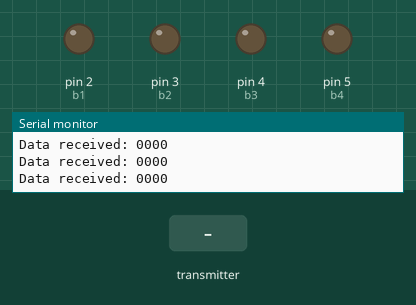
The sketch below on a simulated Arduino Uno, built with avr-gcc and run on an emulated ATmega328P. Parts: output pins drawn as LEDs (lit = HIGH), the last lines printed to the serial monitor. Inputs (shaded band) come from the test bench. No radio packets arrive unless stated.

Above: at 1.2 s.
1.3 s: the transmitter starts sending button1 = 1
At 2.5 s:
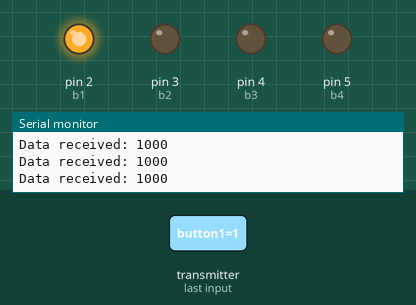
2.8 s: the transmitter starts sending button2 = 1
At 4.0 s:
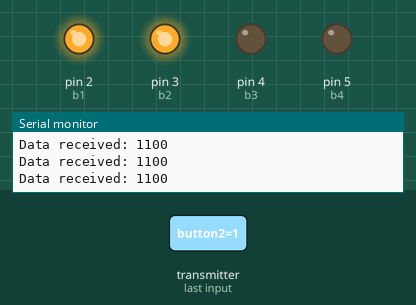
4.3 s: the transmitter starts sending button3 = 1
At 5.4 s:
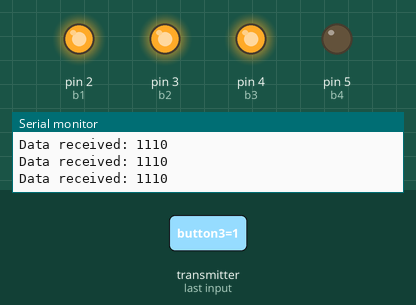
5.8 s: the transmitter starts sending button4 = 1
At 7.0 s:
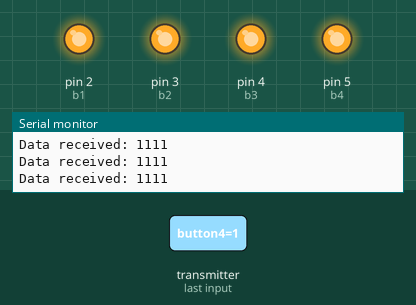
7.3 s: the transmitter starts sending button1 = 0
At 8.5 s:
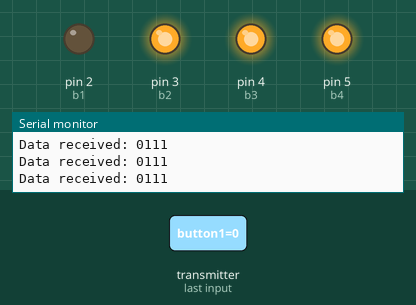
8.8 s: the transmitter starts sending button2 = 0
At 10.0 s:
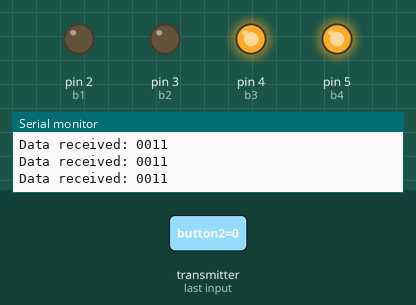
Timing chart, 0 to 11.3 s (numbered marks = the images above; inputs shaded):
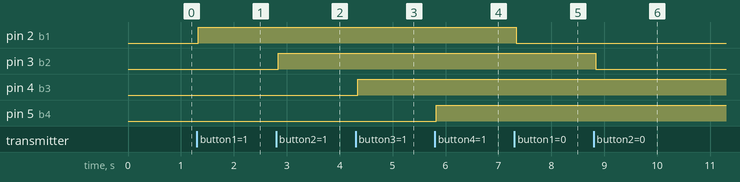

Measured:
- after the input at 1.3 s, pin 2 (b1): LOW → HIGH at once
- after the input at 2.8 s, pin 3 (b2): LOW → HIGH at once
- after the input at 4.3 s, pin 4 (b3): LOW → HIGH at once
- after the input at 5.8 s, pin 5 (b4): LOW → HIGH at once
- after the input at 7.3 s, pin 2 (b1): HIGH → LOW at once
- after the input at 8.8 s, pin 3 (b2): HIGH → LOW at once

The sketch:

Rx.ino
```cpp
// SimpleRx - the slave or the receiver

#include <SPI.h>
#include <nRF24L01.h>
#include <RF24.h>

#define CE_PIN   9
#define CSN_PIN 10
#define b1 2   // Button 1
#define b2 3   // Button 2
#define b3 4   // Button 3
#define b4 5   // Button 4

const byte thisSlaveAddress[5] = {'R','x','A','A','A'};

RF24 radio(CE_PIN, CSN_PIN);

struct Data_Package{
  bool button1;
  bool button2;
  bool button3;
  bool button4;
};
Data_Package data;

//===========

void setup() {

    Serial.begin(9600);

    Serial.println("SimpleRx Starting");
    radio.begin();
    radio.setDataRate(RF24_2MBPS);
    radio.setPALevel(RF24_PA_MIN);
    radio.setChannel(108);
    radio.openReadingPipe(1, thisSlaveAddress);
    radio.startListening();

    pinMode(b1,OUTPUT);
    pinMode(b2,OUTPUT);
    pinMode(b3,OUTPUT);
    pinMode(b4,OUTPUT);

  data.button1 = 0;
  data.button2 = 0;
  data.button3 = 0;
  data.button4 = 0;
}

//=============

void loop() {
    getData();
    showData();
    writeData();
}

//==============

void getData() {
    if ( radio.available() ) {
        radio.read(&data, sizeof(Data_Package));
    }
}

void showData() {
        Serial.print("Data received: ");
        Serial.print(data.button1);
        Serial.print(data.button2);
        Serial.print(data.button3);
        Serial.println(data.button4);
}

void writeData() {
  digitalWrite(b1,data.button1);
  digitalWrite(b2,data.button2);
  digitalWrite(b3,data.button3);
  digitalWrite(b4,data.button4);
}
```
